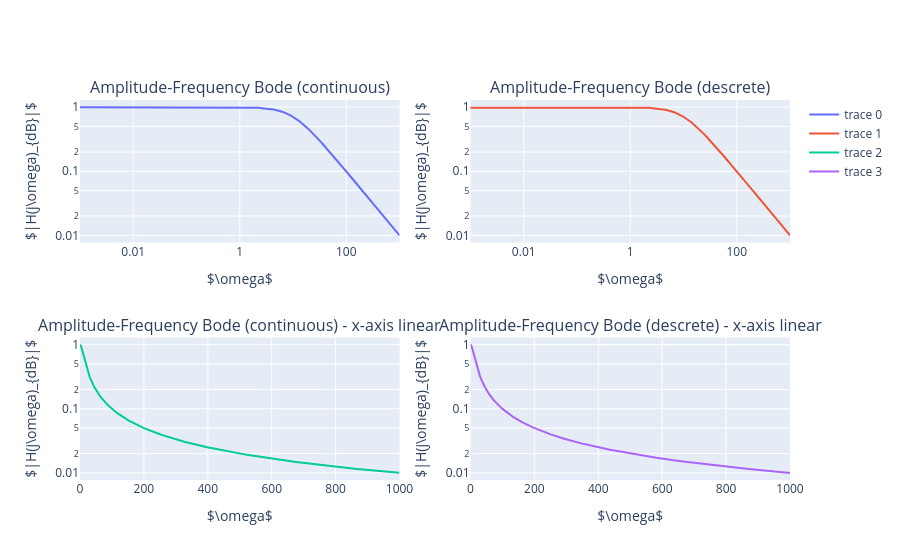

Notebook code for this chart:
### Code cell
import plotly
import plotly.graph_objects as go
from plotly.subplots import make_subplots
from IPython.display import display, HTML

# plotly.offline.init_notebook_mode()
display(HTML(
    '<script type="text/javascript" async src="https://cdnjs.cloudflare.com/ajax/libs/mathjax/2.7.1/MathJax.js?config=TeX-MML-AM_SVG"></script>'
))

fig = make_subplots(
    rows=2, cols=2,
    specs=[
        [{}, {}],
        [{}, {}],
    ],
    subplot_titles = [
        'Amplitude-Frequency Bode (continuous)',
        'Amplitude-Frequency Bode (descrete)',
        'Amplitude-Frequency Bode (continuous) - x-axis linear',
        'Amplitude-Frequency Bode (descrete) - x-axis linear',
    ]
)

fig.add_trace(
    go.Scatter(
        x = omega_cont,
        y = np.abs(H_cont),
    ), row=1, col=1
)
fig.add_trace(
    go.Scatter(
        x = omega_disk,
        y = np.abs(H_disk),
    ), row=1, col=2
)
fig.add_trace(
    go.Scatter(
        x = omega_cont,
        y = np.abs(H_cont),
    ), row=2, col=1
)
fig.add_trace(
    go.Scatter(
        x = omega_disk,
        y = np.abs(H_disk),
    ), row=2, col=2
)
r1 = [-3, 3]
r2 = [10**i for i in r1]
fig.update_layout(
    # height=800,
    xaxis1=dict(title=r'$\omega$', type="log", range=r1),
    xaxis2=dict(title=r'$\omega$', type="log", range=r1),
    xaxis3=dict(title=r'$\omega$', range=r2),
    xaxis4=dict(title=r'$\omega$', range=r2),
    yaxis1=dict(title=r'$|H(j\omega)_{dB}|$', type="log"),
    yaxis2=dict(title=r'$|H(j\omega)_{dB}|$', type="log"),
    yaxis3=dict(title=r'$|H(j\omega)_{dB}|$', type="log"),
    yaxis4=dict(title=r'$|H(j\omega)_{dB}|$', type="log"),
)
fig.show()

### Figure 1 — Plotly figure (JSON) as saved in the notebook; plotly's stock layout.template omitted (floating-point values rounded to 4 significant figures; data arrays with more than 128 entries replaced by an {"elided": "..."} marker saying what was removed)
{"data": [{"type": "scatter", "x": {"elided": "1000 float values"}, "xaxis": "x", "y": {"elided": "1000 float values"}, "yaxis": "y"}, {"type": "scatter", "x": {"elided": "10000 float values"}, "xaxis": "x2", "y": {"elided": "10000 float values"}, "yaxis": "y2"}, {"type": "scatter", "x": {"elided": "1000 float values"}, "xaxis": "x3", "y": {"elided": "1000 float values"}, "yaxis": "y3"}, {"type": "scatter", "x": {"elided": "10000 float values"}, "xaxis": "x4", "y": {"elided": "10000 float values"}, "yaxis": "y4"}], "layout": {"annotations": [{"font": {"size": 16}, "showarrow": false, "text": "Amplitude-Frequency Bode (continuous)", "x": 0.225, "xanchor": "center", "xref": "paper", "y": 1, "yanchor": "bottom", "yref": "paper"}, {"font": {"size": 16}, "showarrow": false, "text": "Amplitude-Frequency Bode (descrete)", "x": 0.775, "xanchor": "center", "xref": "paper", "y": 1, "yanchor": "bottom", "yref": "paper"}, {"font": {"size": 16}, "showarrow": false, "text": "Amplitude-Frequency Bode (continuous) - x-axis linear", "x": 0.225, "xanchor": "center", "xref": "paper", "y": 0.375, "yanchor": "bottom", "yref": "paper"}, {"font": {"size": 16}, "showarrow": false, "text": "Amplitude-Frequency Bode (descrete) - x-axis linear", "x": 0.775, "xanchor": "center", "xref": "paper", "y": 0.375, "yanchor": "bottom", "yref": "paper"}], "xaxis": {"anchor": "y", "domain": [0, 0.45], "range": [-3, 3], "title": {"text": "$\\omega$"}, "type": "log"}, "xaxis2": {"anchor": "y2", "domain": [0.55, 1], "range": [-3, 3], "title": {"text": "$\\omega$"}, "type": "log"}, "xaxis3": {"anchor": "y3", "domain": [0, 0.45], "range": [0.001, 1000], "title": {"text": "$\\omega$"}}, "xaxis4": {"anchor": "y4", "domain": [0.55, 1], "range": [0.001, 1000], "title": {"text": "$\\omega$"}}, "yaxis": {"anchor": "x", "domain": [0.625, 1], "title": {"text": "$|H(j\\omega)_{dB}|$"}, "type": "log"}, "yaxis2": {"anchor": "x2", "domain": [0.625, 1], "title": {"text": "$|H(j\\omega)_{dB}|$"}, "type": "log"}, "yaxis3": {"anchor": "x3", "domain": [0, 0.375], "title": {"text": "$|H(j\\omega)_{dB}|$"}, "type": "log"}, "yaxis4": {"anchor": "x4", "domain": [0, 0.375], "title": {"text": "$|H(j\\omega)_{dB}|$"}, "type": "log"}}}
